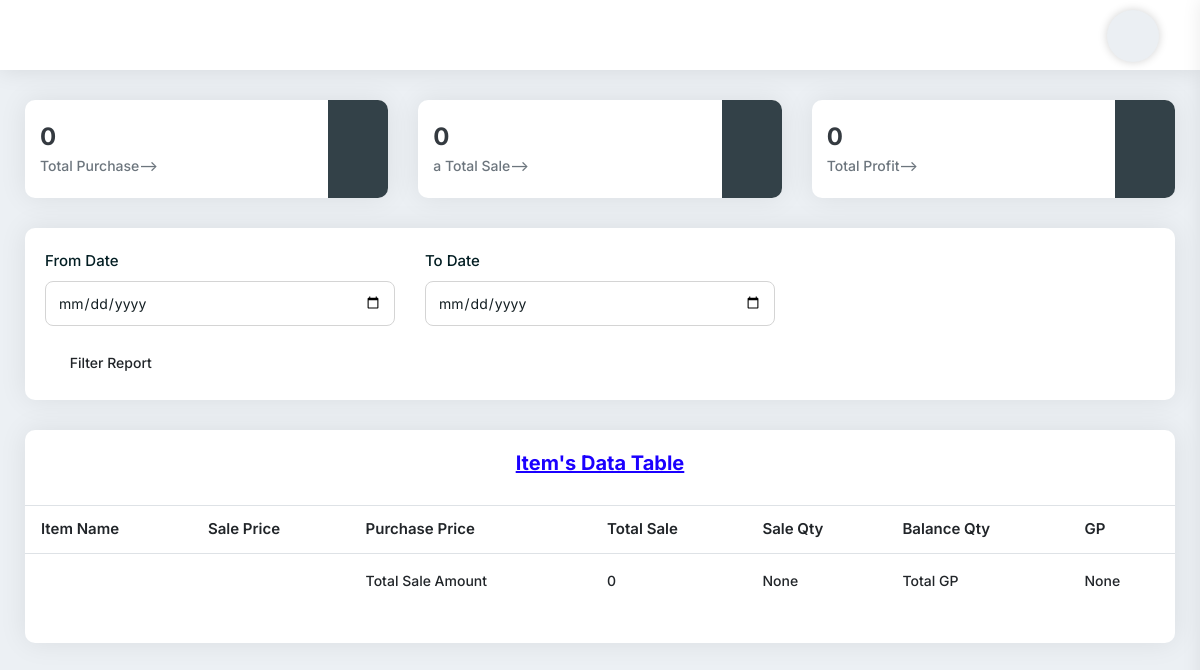
/Dashboard/ (signed in), run on an earlier commit of the app's database.
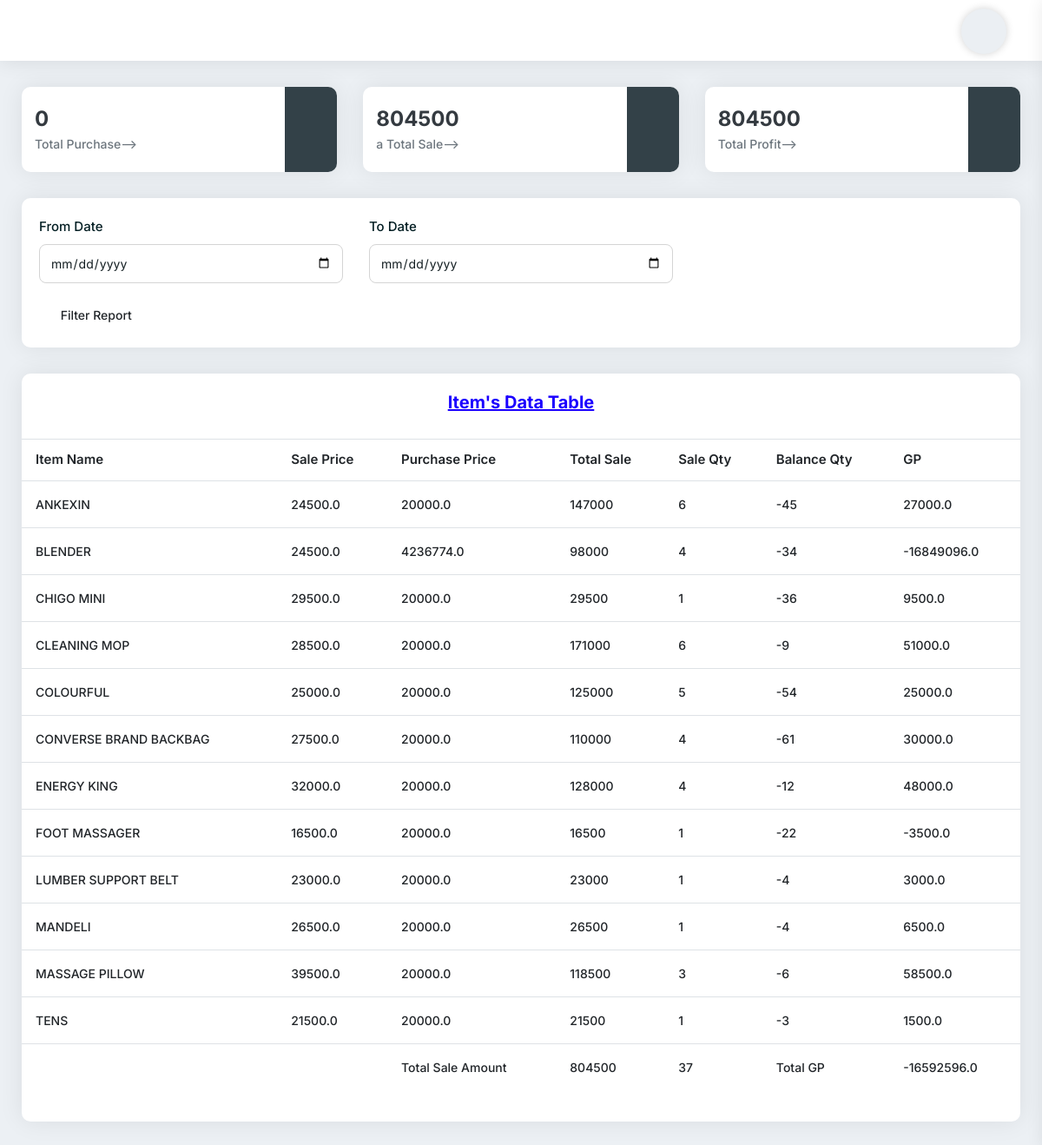
And on a later commit of the database.
### myapp/models.py (models this page shows, shortened)
class Items(models.Model):
    item_name = models.CharField(max_length=225)
    category = models.CharField(max_length=225)
    pruchase_price = models.FloatField(default=0.00)
    sell_price = models.FloatField(default=0.00)
    balance_qty = models.IntegerField(default=0)
    barcode_id = models.CharField(max_length=225,blank=True, null=True)
    photo = models.ImageField(upload_to='', blank=True, null=True)
    photo2 = models.ImageField(upload_to='', blank=True, null=True)
    photo3 = models.ImageField(upload_to='', blank=True, null=True)
    photo4 = models.ImageField(upload_to='', blank=True, null=True)
    itm_description = models.CharField(max_length=225,blank=True, null=True)

### myapp/views.py (the view, shortened to what this page needs)
# urls.py: path('Dashboard/', DashboardView.as_view(), name='DashboardView'),
class DashboardView(UserRequiredMixin,View):
    def get(self,request):
        today = datetime.date.today()
        first_date = today.replace(day=1)
        dashorder = Order.objects.filter(created_at__range=[first_date, today])
        expense_type = 'Expense'
        exp_total = ExpenseReport.objects.filter(expense_date__range=[first_date, today],expense_type=expense_type).aggregate(Sum('amount'))['amount__sum']
        purchase_total = PurchaseList.objects.filter(created_date__range=[first_date, today]).aggregate(Sum('total_purchase_price'))['total_purchase_price__sum']
        purchasedata = PurchaseList.objects.all()
        c_product = CartProduct.objects.values('product__item_name','product__sell_price','product__balance_qty','product__pruchase_price').annotate(sum=Sum('subtotal'),quantity=Sum('quantity'),pur=(F('product__sell_price')-F('product__pruchase_price'))*F('quantity')).filter(created_at__range=[first_date, today])
        sale_total = Order.objects.filter(created_at__range=[first_date, today]).aggregate(Sum('all_total'))['all_total__sum']
        if sale_total == None:
            sale_total = 0
        if purchase_total == None:
            purchase_total = 0
        profit_b = sale_total - purchase_total
        gp_total = c_product.aggregate(gp=Sum((F('product__sell_price')-F('product__pruchase_price'))*F('quantity')))
        total_sale_amt = c_product.aggregate(Sum('subtotal'))['subtotal__sum']
        total_sale_qty = c_product.aggregate(Sum('quantity'))['quantity__sum']
        context = {'c_product':c_product,
                   'sale_total':sale_total,
                   'purchase_total':purchase_total,
                   'exp_total':exp_total,
                   'profit_b':profit_b,
                   'purchasedata':purchasedata,
                   'gp_total':gp_total,
                   'total_sale_amt':total_sale_amt,
                   'total_sale_qty':total_sale_qty,
                   'dashorder':dashorder,
                   }
        return render(request, 'dashboard.html', context)

### myapp/views.py (called while the page is built)
    def dispatch(self, request, *args, **kwargs):
        if request.user.is_authenticated:
            pass
        else:
            return redirect('myapp:UserLoginView')
        return super().dispatch(request, *args, **kwargs)

### templates/dashboard.html (shortened to what the changed rows need)
{% extends 'base.html' %}
{% block content %}
<div class="row pb-10">
    <div class="col-xl-4 col-lg-4 col-md-6 mb-20">
        <div class="card-box height-100-p widget-style3">
            <div class="d-flex flex-wrap">
                <div class="widget-data">
                    <div class="weight-700 font-24 text-dark">{{sale_total}}</div>
                    <div class="font-14 text-secondary weight-500">
                       a Total Sale-->
                    </div>
                </div>
            </div>
        </div>
    </div>
    <div class="col-xl-4 col-lg-4 col-md-6 mb-20">
        <div class="card-box height-100-p widget-style3">
            <div class="d-flex flex-wrap">
                <div class="widget-data">
                    <div class="weight-700 font-24 text-dark">{{profit_b}}</div>
                    <div class="font-14 text-secondary weight-500">Total Profit--></div>
                </div>
            </div>
        </div>
    </div>
</div>
<div class="card-box mb-30">
						<div class="pb-20">
							<table class="data-table table stripe hover nowrap">
								<thead>
									<tr>
										<th class="table-plus datatable-nosort">Item Name</th>
                                        <th>Sale Price</th>
                                        <th>Purchase Price</th>
										<th>Total Sale</th>
										<th>Sale Qty</th>
										<th>Balance Qty</th>
                                        <th>GP</th>
									</tr>
								</thead>
								<tbody>
                                {% for i in c_product %}
									<tr>
										<td class="table-plus">{{i.product__item_name}}</td>
                                        <td>{{i.product__sell_price}}</td>
                                        <td>{{i.product__pruchase_price}}</td>
										<td>{{i.sum}}</td>
                                        <td>{{i.quantity}}</td>
										<td>{{i.product__balance_qty}}</td>
                                        <td>{{i.pur}}</td>
									</tr>
                                {% endfor %}
								</tbody>
                                <tfoot>
                                <tr>
                                    <td></td>
                                    <td></td>
                                    <td>Total Sale Amount</td>
                                    <td>{{sale_total}}</td>
                                    <td>{{total_sale_qty}}</td>
                                    <td>Total GP</td>
                                    <td>{{gp_total.gp}}</td>
                                </tr>
                                </tfoot>
							</table>
						</div>
					</div>
{% endblock content %}

What changed in the data, as far as the page shows it:
now on this page (row edited): Items: product__item_name "ANKEXIN", product__sell_price "24500.0", product__pruchase_price "20000.0", sum "147000", quantity "6", product__balance_qty "-45", pur "27000.0"
now on this page (row edited): Items: product__item_name "BLENDER", product__sell_price "24500.0", product__pruchase_price "4236774.0", sum "98000", quantity "4", product__balance_qty "-34", pur "-16849096.0"
now on this page (row edited): Items: product__item_name "CHIGO MINI", product__sell_price "29500.0", product__pruchase_price "20000.0", sum "29500", quantity "1", product__balance_qty "-36", pur "9500.0"
now on this page (row edited): Items: product__item_name "CLEANING MOP", product__sell_price "28500.0", product__pruchase_price "20000.0", sum "171000", quantity "6", product__balance_qty "-9", pur "51000.0"
now on this page (row edited): Items: product__item_name "COLOURFUL", product__sell_price "25000.0", product__pruchase_price "20000.0", sum "125000", quantity "5", product__balance_qty "-54", pur "25000.0"
now on this page (row edited): Items: product__item_name "CONVERSE BRAND BACKBAG", product__sell_price "27500.0", product__pruchase_price "20000.0", sum "110000", quantity "4", product__balance_qty "-61", pur "30000.0"
now on this page (row edited): Items: product__item_name "ENERGY KING", product__sell_price "32000.0", product__pruchase_price "20000.0", sum "128000", quantity "4", product__balance_qty "-12", pur "48000.0"
now on this page (row edited): Items: product__item_name "FOOT MASSAGER", product__sell_price "16500.0", product__pruchase_price "20000.0", sum "16500", quantity "1", product__balance_qty "-22", pur "-3500.0"
now on this page (row edited): Items: product__item_name "LUMBER SUPPORT BELT", product__sell_price "23000.0", product__pruchase_price "20000.0", sum "23000", quantity "1", product__balance_qty "-4", pur "3000.0"
now on this page (row edited): Items: product__item_name "MANDELI", product__sell_price "26500.0", product__pruchase_price "20000.0", sum "26500", quantity "1", product__balance_qty "-4", pur "6500.0"
now on this page (row edited): Items: product__item_name "MASSAGE PILLOW", product__sell_price "39500.0", product__pruchase_price "20000.0", sum "118500", quantity "3", product__balance_qty "-6", pur "58500.0"
now on this page (row edited): Items: product__item_name "TENS", product__sell_price "21500.0", product__pruchase_price "20000.0", sum "21500", quantity "1", product__balance_qty "-3", pur "1500.0"
Also different on the page:
{{ sale_total }}: "0" → "804500"
{{ profit_b }}: "0" → "804500"
{{ total_sale_qty }}: "None" → "37"
{{ gp_total.gp }}: "None" → "-16592596.0"
